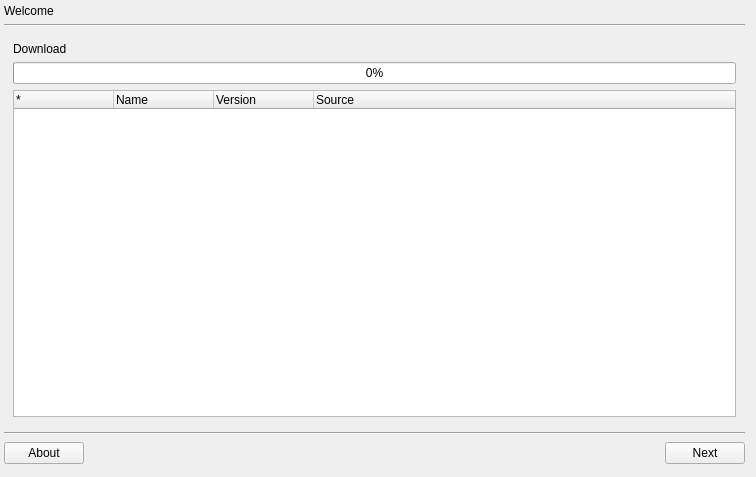
<?xml version="1.0" encoding="UTF-8"?>
<ui version="4.0">
 <class>eduversumGui</class>
 <widget class="QWidget" name="eduversumGui">
  <property name="geometry">
   <rect>
    <x>0</x>
    <y>0</y>
    <width>756</width>
    <height>477</height>
   </rect>
  </property>
  <property name="windowTitle">
   <string>sidux Package Tool</string>
  </property>
  <layout class="QGridLayout" name="gridLayout_4">
   <property name="leftMargin">
    <number>4</number>
   </property>
   <property name="topMargin">
    <number>4</number>
   </property>
   <item row="4" column="0">
    <widget class="QFrame" name="frame2">
     <property name="frameShape">
      <enum>QFrame::NoFrame</enum>
     </property>
     <property name="frameShadow">
      <enum>QFrame::Raised</enum>
     </property>
     <layout class="QGridLayout" name="gridLayout_2">
      <property name="horizontalSpacing">
       <number>6</number>
      </property>
      <property name="verticalSpacing">
       <number>0</number>
      </property>
      <property name="margin">
       <number>0</number>
      </property>
      <item row="0" column="2">
       <spacer name="horizontalSpacer_4">
        <property name="orientation">
         <enum>Qt::Horizontal</enum>
        </property>
        <property name="sizeHint" stdset="0">
         <size>
          <width>50</width>
          <height>25</height>
         </size>
        </property>
       </spacer>
      </item>
      <item row="0" column="3">
       <widget class="QPushButton" name="nextPushButton">
        <property name="text">
         <string>Next</string>
        </property>
        <property name="checkable">
         <bool>false</bool>
        </property>
       </widget>
      </item>
      <item row="0" column="0">
       <widget class="QPushButton" name="aboutPushButton">
        <property name="text">
         <string>About</string>
        </property>
        <property name="checkable">
         <bool>false</bool>
        </property>
       </widget>
      </item>
     </layout>
    </widget>
   </item>
   <item row="3" column="0">
    <widget class="Line" name="line">
     <property name="orientation">
      <enum>Qt::Horizontal</enum>
     </property>
    </widget>
   </item>
   <item row="1" column="0">
    <widget class="Line" name="line_2">
     <property name="orientation">
      <enum>Qt::Horizontal</enum>
     </property>
    </widget>
   </item>
   <item row="0" column="0">
    <widget class="QLabel" name="titleLabel">
     <property name="text">
      <string>Welcome</string>
     </property>
    </widget>
   </item>
   <item row="2" column="0">
    <widget class="QStackedWidget" name="contentStackedWidget">
     <property name="currentIndex">
      <number>3</number>
     </property>
     <widget class="QWidget" name="welcomePage">
      <layout class="QGridLayout" name="gridLayout_10">
       <property name="margin">
        <number>2</number>
       </property>
       <item row="0" column="1">
        <spacer name="verticalSpacer_2">
         <property name="orientation">
          <enum>Qt::Vertical</enum>
         </property>
         <property name="sizeHint" stdset="0">
          <size>
           <width>20</width>
           <height>141</height>
          </size>
         </property>
        </spacer>
       </item>
       <item row="1" column="0">
        <spacer name="horizontalSpacer_2">
         <property name="orientation">
          <enum>Qt::Horizontal</enum>
         </property>
         <property name="sizeHint" stdset="0">
          <size>
           <width>161</width>
           <height>20</height>
          </size>
         </property>
        </spacer>
       </item>
       <item row="1" column="1">
        <widget class="QFrame" name="frame">
         <property name="frameShape">
          <enum>QFrame::NoFrame</enum>
         </property>
         <property name="frameShadow">
          <enum>QFrame::Plain</enum>
         </property>
         <property name="lineWidth">
          <number>0</number>
         </property>
         <layout class="QGridLayout" name="gridLayout_5">
          <item row="0" column="0">
           <widget class="QRadioButton" name="radioButton">
            <property name="text">
             <string>Res&amp;ynchronize the package index files (apt-get update)</string>
            </property>
            <property name="checked">
             <bool>true</bool>
            </property>
           </widget>
          </item>
          <item row="1" column="0">
           <widget class="QRadioButton" name="radioButton2">
            <property name="text">
             <string>Skip Resynchroni&amp;zation</string>
            </property>
            <property name="checked">
             <bool>false</bool>
            </property>
           </widget>
          </item>
         </layout>
        </widget>
       </item>
       <item row="1" column="2">
        <spacer name="horizontalSpacer">
         <property name="orientation">
          <enum>Qt::Horizontal</enum>
         </property>
         <property name="sizeHint" stdset="0">
          <size>
           <width>160</width>
           <height>20</height>
          </size>
         </property>
        </spacer>
       </item>
       <item row="2" column="1">
        <spacer name="verticalSpacer">
         <property name="orientation">
          <enum>Qt::Vertical</enum>
         </property>
         <property name="sizeHint" stdset="0">
          <size>
           <width>20</width>
           <height>140</height>
          </size>
         </property>
        </spacer>
       </item>
      </layout>
     </widget>
     <widget class="QWidget" name="processPage">
      <layout class="QGridLayout" name="gridLayout_6">
       <property name="margin">
        <number>2</number>
       </property>
       <item row="0" column="0">
        <widget class="QFrame" name="progressFrame">
         <property name="maximumSize">
          <size>
           <width>16777215</width>
           <height>30</height>
          </size>
         </property>
         <property name="frameShape">
          <enum>QFrame::NoFrame</enum>
         </property>
         <property name="frameShadow">
          <enum>QFrame::Plain</enum>
         </property>
         <property name="lineWidth">
          <number>0</number>
         </property>
         <layout class="QGridLayout" name="gridLayout" rowstretch="0,0,0">
          <property name="margin">
           <number>0</number>
          </property>
          <item row="2" column="1">
           <widget class="QPushButton" name="detailsPushButton">
            <property name="text">
             <string>Show details</string>
            </property>
            <property name="checkable">
             <bool>false</bool>
            </property>
           </widget>
          </item>
          <item row="2" column="0">
           <widget class="QFrame" name="progressBarFrame">
            <property name="minimumSize">
             <size>
              <width>600</width>
              <height>0</height>
             </size>
            </property>
            <property name="maximumSize">
             <size>
              <width>16777215</width>
              <height>16777215</height>
             </size>
            </property>
            <property name="frameShape">
             <enum>QFrame::StyledPanel</enum>
            </property>
            <property name="frameShadow">
             <enum>QFrame::Raised</enum>
            </property>
            <widget class="QFrame" name="pFrame">
             <property name="geometry">
              <rect>
               <x>0</x>
               <y>0</y>
               <width>100</width>
               <height>26</height>
              </rect>
             </property>
             <property name="palette">
              <palette>
               <active>
                <colorrole role="WindowText">
                 <brush brushstyle="SolidPattern">
                  <color alpha="255">
                   <red>0</red>
                   <green>0</green>
                   <blue>0</blue>
                  </color>
                 </brush>
                </colorrole>
                <colorrole role="Button">
                 <brush brushstyle="SolidPattern">
                  <color alpha="255">
                   <red>85</red>
                   <green>170</green>
                   <blue>255</blue>
                  </color>
                 </brush>
                </colorrole>
                <colorrole role="Light">
                 <brush brushstyle="SolidPattern">
                  <color alpha="255">
                   <red>213</red>
                   <green>234</green>
                   <blue>255</blue>
                  </color>
                 </brush>
                </colorrole>
                <colorrole role="Midlight">
                 <brush brushstyle="SolidPattern">
                  <color alpha="255">
                   <red>149</red>
                   <green>202</green>
                   <blue>255</blue>
                  </color>
                 </brush>
                </colorrole>
                <colorrole role="Dark">
                 <brush brushstyle="SolidPattern">
                  <color alpha="255">
                   <red>42</red>
                   <green>85</green>
                   <blue>127</blue>
                  </color>
                 </brush>
                </colorrole>
                <colorrole role="Mid">
                 <brush brushstyle="SolidPattern">
                  <color alpha="255">
                   <red>56</red>
                   <green>113</green>
                   <blue>170</blue>
                  </color>
                 </brush>
                </colorrole>
                <colorrole role="Text">
                 <brush brushstyle="SolidPattern">
                  <color alpha="255">
                   <red>0</red>
                   <green>0</green>
                   <blue>0</blue>
                  </color>
                 </brush>
                </colorrole>
                <colorrole role="BrightText">
                 <brush brushstyle="SolidPattern">
                  <color alpha="255">
                   <red>255</red>
                   <green>255</green>
                   <blue>255</blue>
                  </color>
                 </brush>
                </colorrole>
                <colorrole role="ButtonText">
                 <brush brushstyle="SolidPattern">
                  <color alpha="255">
                   <red>0</red>
                   <green>0</green>
                   <blue>0</blue>
                  </color>
                 </brush>
                </colorrole>
                <colorrole role="Base">
                 <brush brushstyle="SolidPattern">
                  <color alpha="255">
                   <red>255</red>
                   <green>255</green>
                   <blue>255</blue>
                  </color>
                 </brush>
                </colorrole>
                <colorrole role="Window">
                 <brush brushstyle="SolidPattern">
                  <color alpha="255">
                   <red>85</red>
                   <green>170</green>
                   <blue>255</blue>
                  </color>
                 </brush>
                </colorrole>
                <colorrole role="Shadow">
                 <brush brushstyle="SolidPattern">
                  <color alpha="255">
                   <red>0</red>
                   <green>0</green>
                   <blue>0</blue>
                  </color>
                 </brush>
                </colorrole>
                <colorrole role="AlternateBase">
                 <brush brushstyle="SolidPattern">
                  <color alpha="255">
                   <red>170</red>
                   <green>212</green>
                   <blue>255</blue>
                  </color>
                 </brush>
                </colorrole>
                <colorrole role="ToolTipBase">
                 <brush brushstyle="SolidPattern">
                  <color alpha="255">
                   <red>255</red>
                   <green>255</green>
                   <blue>220</blue>
                  </color>
                 </brush>
                </colorrole>
                <colorrole role="ToolTipText">
                 <brush brushstyle="SolidPattern">
                  <color alpha="255">
                   <red>0</red>
                   <green>0</green>
                   <blue>0</blue>
                  </color>
                 </brush>
                </colorrole>
               </active>
               <inactive>
                <colorrole role="WindowText">
                 <brush brushstyle="SolidPattern">
                  <color alpha="255">
                   <red>0</red>
                   <green>0</green>
                   <blue>0</blue>
                  </color>
                 </brush>
                </colorrole>
                <colorrole role="Button">
                 <brush brushstyle="SolidPattern">
                  <color alpha="255">
                   <red>85</red>
                   <green>170</green>
                   <blue>255</blue>
                  </color>
                 </brush>
                </colorrole>
                <colorrole role="Light">
                 <brush brushstyle="SolidPattern">
                  <color alpha="255">
                   <red>213</red>
                   <green>234</green>
                   <blue>255</blue>
                  </color>
                 </brush>
                </colorrole>
                <colorrole role="Midlight">
                 <brush brushstyle="SolidPattern">
                  <color alpha="255">
                   <red>149</red>
                   <green>202</green>
                   <blue>255</blue>
                  </color>
                 </brush>
                </colorrole>
                <colorrole role="Dark">
                 <brush brushstyle="SolidPattern">
                  <color alpha="255">
                   <red>42</red>
                   <green>85</green>
                   <blue>127</blue>
                  </color>
                 </brush>
                </colorrole>
                <colorrole role="Mid">
                 <brush brushstyle="SolidPattern">
                  <color alpha="255">
                   <red>56</red>
                   <green>113</green>
                   <blue>170</blue>
                  </color>
                 </brush>
                </colorrole>
                <colorrole role="Text">
                 <brush brushstyle="SolidPattern">
                  <color alpha="255">
                   <red>0</red>
                   <green>0</green>
                   <blue>0</blue>
                  </color>
                 </brush>
                </colorrole>
                <colorrole role="BrightText">
                 <brush brushstyle="SolidPattern">
                  <color alpha="255">
                   <red>255</red>
                   <green>255</green>
                   <blue>255</blue>
                  </color>
                 </brush>
                </colorrole>
                <colorrole role="ButtonText">
                 <brush brushstyle="SolidPattern">
                  <color alpha="255">
                   <red>0</red>
                   <green>0</green>
                   <blue>0</blue>
                  </color>
                 </brush>
                </colorrole>
                <colorrole role="Base">
                 <brush brushstyle="SolidPattern">
                  <color alpha="255">
                   <red>255</red>
                   <green>255</green>
                   <blue>255</blue>
                  </color>
                 </brush>
                </colorrole>
                <colorrole role="Window">
                 <brush brushstyle="SolidPattern">
                  <color alpha="255">
                   <red>85</red>
                   <green>170</green>
                   <blue>255</blue>
                  </color>
                 </brush>
                </colorrole>
                <colorrole role="Shadow">
                 <brush brushstyle="SolidPattern">
                  <color alpha="255">
                   <red>0</red>
                   <green>0</green>
                   <blue>0</blue>
                  </color>
                 </brush>
                </colorrole>
                <colorrole role="AlternateBase">
                 <brush brushstyle="SolidPattern">
                  <color alpha="255">
                   <red>170</red>
                   <green>212</green>
                   <blue>255</blue>
                  </color>
                 </brush>
                </colorrole>
                <colorrole role="ToolTipBase">
                 <brush brushstyle="SolidPattern">
                  <color alpha="255">
                   <red>255</red>
                   <green>255</green>
                   <blue>220</blue>
                  </color>
                 </brush>
                </colorrole>
                <colorrole role="ToolTipText">
                 <brush brushstyle="SolidPattern">
                  <color alpha="255">
                   <red>0</red>
                   <green>0</green>
                   <blue>0</blue>
                  </color>
                 </brush>
                </colorrole>
               </inactive>
               <disabled>
                <colorrole role="WindowText">
                 <brush brushstyle="SolidPattern">
                  <color alpha="255">
                   <red>42</red>
                   <green>85</green>
                   <blue>127</blue>
                  </color>
                 </brush>
                </colorrole>
                <colorrole role="Button">
                 <brush brushstyle="SolidPattern">
                  <color alpha="255">
                   <red>85</red>
                   <green>170</green>
                   <blue>255</blue>
                  </color>
                 </brush>
                </colorrole>
                <colorrole role="Light">
                 <brush brushstyle="SolidPattern">
                  <color alpha="255">
                   <red>213</red>
                   <green>234</green>
                   <blue>255</blue>
                  </color>
                 </brush>
                </colorrole>
                <colorrole role="Midlight">
                 <brush brushstyle="SolidPattern">
                  <color alpha="255">
                   <red>149</red>
                   <green>202</green>
                   <blue>255</blue>
                  </color>
                 </brush>
                </colorrole>
                <colorrole role="Dark">
                 <brush brushstyle="SolidPattern">
                  <color alpha="255">
                   <red>42</red>
                   <green>85</green>
                   <blue>127</blue>
                  </color>
                 </brush>
                </colorrole>
                <colorrole role="Mid">
                 <brush brushstyle="SolidPattern">
                  <color alpha="255">
                   <red>56</red>
                   <green>113</green>
                   <blue>170</blue>
                  </color>
                 </brush>
                </colorrole>
                <colorrole role="Text">
                 <brush brushstyle="SolidPattern">
                  <color alpha="255">
                   <red>42</red>
                   <green>85</green>
                   <blue>127</blue>
                  </color>
                 </brush>
                </colorrole>
                <colorrole role="BrightText">
                 <brush brushstyle="SolidPattern">
                  <color alpha="255">
                   <red>255</red>
                   <green>255</green>
                   <blue>255</blue>
                  </color>
                 </brush>
                </colorrole>
                <colorrole role="ButtonText">
                 <brush brushstyle="SolidPattern">
                  <color alpha="255">
                   <red>42</red>
                   <green>85</green>
                   <blue>127</blue>
                  </color>
                 </brush>
                </colorrole>
                <colorrole role="Base">
                 <brush brushstyle="SolidPattern">
                  <color alpha="255">
                   <red>85</red>
                   <green>170</green>
                   <blue>255</blue>
                  </color>
                 </brush>
                </colorrole>
                <colorrole role="Window">
                 <brush brushstyle="SolidPattern">
                  <color alpha="255">
                   <red>85</red>
                   <green>170</green>
                   <blue>255</blue>
                  </color>
                 </brush>
                </colorrole>
                <colorrole role="Shadow">
                 <brush brushstyle="SolidPattern">
                  <color alpha="255">
                   <red>0</red>
                   <green>0</green>
                   <blue>0</blue>
                  </color>
                 </brush>
                </colorrole>
                <colorrole role="AlternateBase">
                 <brush brushstyle="SolidPattern">
                  <color alpha="255">
                   <red>85</red>
                   <green>170</green>
                   <blue>255</blue>
                  </color>
                 </brush>
                </colorrole>
                <colorrole role="ToolTipBase">
                 <brush brushstyle="SolidPattern">
                  <color alpha="255">
                   <red>255</red>
                   <green>255</green>
                   <blue>220</blue>
                  </color>
                 </brush>
                </colorrole>
                <colorrole role="ToolTipText">
                 <brush brushstyle="SolidPattern">
                  <color alpha="255">
                   <red>0</red>
                   <green>0</green>
                   <blue>0</blue>
                  </color>
                 </brush>
                </colorrole>
               </disabled>
              </palette>
             </property>
             <property name="autoFillBackground">
              <bool>true</bool>
             </property>
             <property name="frameShape">
              <enum>QFrame::StyledPanel</enum>
             </property>
             <property name="frameShadow">
              <enum>QFrame::Raised</enum>
             </property>
            </widget>
           </widget>
          </item>
         </layout>
        </widget>
       </item>
       <item row="2" column="0">
        <widget class="QTextBrowser" name="outputTextBrowser"/>
       </item>
      </layout>
     </widget>
     <widget class="QWidget" name="packagePage">
      <layout class="QGridLayout" name="gridLayout_3">
       <property name="margin">
        <number>2</number>
       </property>
       <item row="2" column="0">
        <widget class="QTreeWidget" name="treeWidget">
         <property name="iconSize">
          <size>
           <width>32</width>
           <height>32</height>
          </size>
         </property>
         <property name="rootIsDecorated">
          <bool>false</bool>
         </property>
         <property name="headerHidden">
          <bool>true</bool>
         </property>
         <column>
          <property name="text">
           <string>1</string>
          </property>
         </column>
        </widget>
       </item>
       <item row="3" column="0">
        <widget class="QTextBrowser" name="descriptionTextBrowser"/>
       </item>
       <item row="0" column="0">
        <widget class="QLabel" name="warningLabel">
         <property name="palette">
          <palette>
           <active>
            <colorrole role="Base">
             <brush brushstyle="SolidPattern">
              <color alpha="255">
               <red>255</red>
               <green>255</green>
               <blue>255</blue>
              </color>
             </brush>
            </colorrole>
            <colorrole role="Window">
             <brush brushstyle="SolidPattern">
              <color alpha="127">
               <red>241</red>
               <green>76</green>
               <blue>76</blue>
              </color>
             </brush>
            </colorrole>
           </active>
           <inactive>
            <colorrole role="Base">
             <brush brushstyle="SolidPattern">
              <color alpha="255">
               <red>255</red>
               <green>255</green>
               <blue>255</blue>
              </color>
             </brush>
            </colorrole>
            <colorrole role="Window">
             <brush brushstyle="SolidPattern">
              <color alpha="127">
               <red>241</red>
               <green>76</green>
               <blue>76</blue>
              </color>
             </brush>
            </colorrole>
           </inactive>
           <disabled>
            <colorrole role="Base">
             <brush brushstyle="SolidPattern">
              <color alpha="127">
               <red>241</red>
               <green>76</green>
               <blue>76</blue>
              </color>
             </brush>
            </colorrole>
            <colorrole role="Window">
             <brush brushstyle="SolidPattern">
              <color alpha="127">
               <red>241</red>
               <green>76</green>
               <blue>76</blue>
              </color>
             </brush>
            </colorrole>
           </disabled>
          </palette>
         </property>
         <property name="autoFillBackground">
          <bool>true</bool>
         </property>
         <property name="frameShape">
          <enum>QFrame::StyledPanel</enum>
         </property>
         <property name="text">
          <string>&lt;!DOCTYPE HTML PUBLIC &quot;-//W3C//DTD HTML 4.0//EN&quot; &quot;http://www.w3.org/TR/REC-html40/strict.dtd&quot;&gt;
&lt;html&gt;&lt;head&gt;&lt;meta name=&quot;qrichtext&quot; content=&quot;1&quot; /&gt;&lt;style type=&quot;text/css&quot;&gt;
p, li { white-space: pre-wrap; }
&lt;/style&gt;&lt;/head&gt;&lt;body style=&quot; font-family:'DejaVu Sans'; font-size:9pt; font-weight:400; font-style:normal;&quot;&gt;
&lt;table border=&quot;0&quot; style=&quot; margin-top:0px; margin-bottom:0px; margin-left:0px; margin-right:0px;&quot; cellspacing=&quot;2&quot; cellpadding=&quot;0&quot;&gt;
&lt;tr&gt;
&lt;td&gt;
&lt;p style=&quot; margin-top:0px; margin-bottom:0px; margin-left:0px; margin-right:0px; -qt-block-indent:0; text-indent:0px;&quot;&gt;&lt;img src=&quot;/usr/share/sidux-apt-qt4/icons/warning.png&quot; /&gt;&lt;/p&gt;&lt;/td&gt;
&lt;td&gt;
&lt;p style=&quot; margin-top:0px; margin-bottom:0px; margin-left:0px; margin-right:0px; -qt-block-indent:0; text-indent:0px;&quot;&gt;&lt;span style=&quot; font-family:'Arial'; font-size:11pt;&quot;&gt;Warning: Because of dependencies there will be more packages (red marked) removed, than you have chosen.&lt;/span&gt;&lt;/p&gt;&lt;/td&gt;&lt;/tr&gt;&lt;/table&gt;&lt;/body&gt;&lt;/html&gt;</string>
         </property>
         <property name="wordWrap">
          <bool>true</bool>
         </property>
        </widget>
       </item>
       <item row="1" column="0">
        <widget class="QLabel" name="noteLabel">
         <property name="palette">
          <palette>
           <active>
            <colorrole role="Base">
             <brush brushstyle="SolidPattern">
              <color alpha="255">
               <red>255</red>
               <green>255</green>
               <blue>255</blue>
              </color>
             </brush>
            </colorrole>
            <colorrole role="Window">
             <brush brushstyle="SolidPattern">
              <color alpha="127">
               <red>250</red>
               <green>164</green>
               <blue>49</blue>
              </color>
             </brush>
            </colorrole>
           </active>
           <inactive>
            <colorrole role="Base">
             <brush brushstyle="SolidPattern">
              <color alpha="255">
               <red>255</red>
               <green>255</green>
               <blue>255</blue>
              </color>
             </brush>
            </colorrole>
            <colorrole role="Window">
             <brush brushstyle="SolidPattern">
              <color alpha="127">
               <red>250</red>
               <green>164</green>
               <blue>49</blue>
              </color>
             </brush>
            </colorrole>
           </inactive>
           <disabled>
            <colorrole role="Base">
             <brush brushstyle="SolidPattern">
              <color alpha="127">
               <red>250</red>
               <green>164</green>
               <blue>49</blue>
              </color>
             </brush>
            </colorrole>
            <colorrole role="Window">
             <brush brushstyle="SolidPattern">
              <color alpha="127">
               <red>250</red>
               <green>164</green>
               <blue>49</blue>
              </color>
             </brush>
            </colorrole>
           </disabled>
          </palette>
         </property>
         <property name="autoFillBackground">
          <bool>true</bool>
         </property>
         <property name="frameShape">
          <enum>QFrame::StyledPanel</enum>
         </property>
         <property name="text">
          <string>&lt;!DOCTYPE HTML PUBLIC &quot;-//W3C//DTD HTML 4.0//EN&quot; &quot;http://www.w3.org/TR/REC-html40/strict.dtd&quot;&gt;
&lt;html&gt;&lt;head&gt;&lt;meta name=&quot;qrichtext&quot; content=&quot;1&quot; /&gt;&lt;style type=&quot;text/css&quot;&gt;
p, li { white-space: pre-wrap; }
&lt;/style&gt;&lt;/head&gt;&lt;body style=&quot; font-family:'DejaVu Sans'; font-size:9pt; font-weight:400; font-style:normal;&quot;&gt;
&lt;table border=&quot;0&quot; style=&quot; margin-top:0px; margin-bottom:0px; margin-left:0px; margin-right:0px;&quot; cellspacing=&quot;2&quot; cellpadding=&quot;0&quot;&gt;
&lt;tr&gt;
&lt;td&gt;
&lt;p style=&quot; margin-top:0px; margin-bottom:0px; margin-left:0px; margin-right:0px; -qt-block-indent:0; text-indent:0px;&quot;&gt;&lt;img src=&quot;/usr/share/sidux-apt-qt4/icons/hint.png&quot; /&gt;&lt;/p&gt;&lt;/td&gt;
&lt;td&gt;
&lt;p style=&quot; margin-top:0px; margin-bottom:0px; margin-left:0px; margin-right:0px; -qt-block-indent:0; text-indent:0px;&quot;&gt;&lt;span style=&quot; font-family:'Arial'; font-size:11pt;&quot;&gt;Note: Because of dependencies there will be more packages (orange marked) installed/updated, than you have chosen.&lt;/span&gt;&lt;/p&gt;&lt;/td&gt;&lt;/tr&gt;&lt;/table&gt;&lt;/body&gt;&lt;/html&gt;</string>
         </property>
         <property name="wordWrap">
          <bool>true</bool>
         </property>
        </widget>
       </item>
      </layout>
     </widget>
     <widget class="QWidget" name="downloadPage">
      <layout class="QGridLayout" name="gridLayout_9">
       <item row="0" column="0">
        <widget class="QLabel" name="downloadLabel">
         <property name="text">
          <string>Download</string>
         </property>
        </widget>
       </item>
       <item row="2" column="0">
        <widget class="QTreeWidget" name="downloadTreeWidget">
         <property name="iconSize">
          <size>
           <width>24</width>
           <height>24</height>
          </size>
         </property>
         <property name="rootIsDecorated">
          <bool>false</bool>
         </property>
         <column>
          <property name="text">
           <string>*</string>
          </property>
         </column>
         <column>
          <property name="text">
           <string>Name</string>
          </property>
         </column>
         <column>
          <property name="text">
           <string>Version</string>
          </property>
         </column>
         <column>
          <property name="text">
           <string>Source</string>
          </property>
         </column>
        </widget>
       </item>
       <item row="1" column="0">
        <widget class="QProgressBar" name="downloadProgressBar">
         <property name="value">
          <number>0</number>
         </property>
        </widget>
       </item>
      </layout>
     </widget>
     <widget class="QWidget" name="Seite_2"/>
    </widget>
   </item>
  </layout>
 </widget>
 <resources/>
 <connections/>
</ui>
